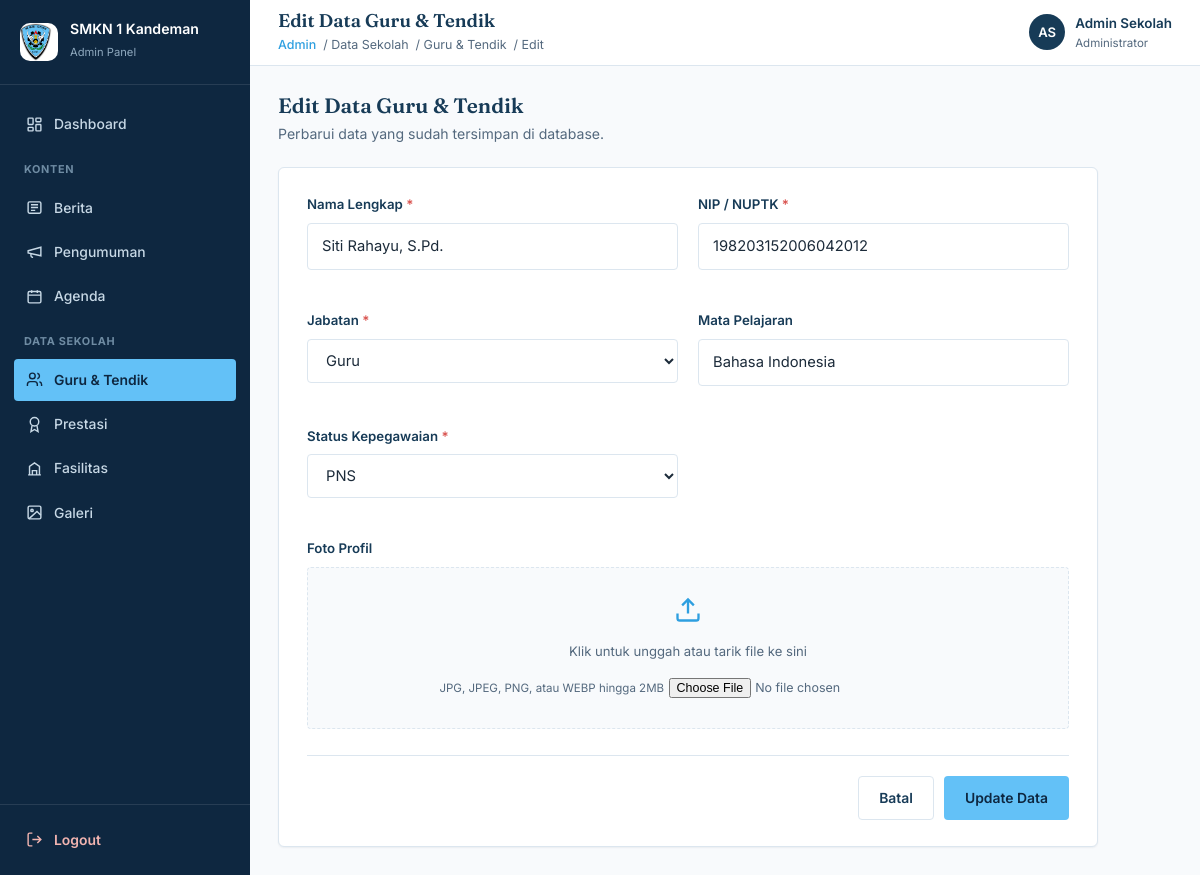
The page /admin/guru/edit.php?id=2 (signed in) on the database its author committed.
### tables this page shows
CREATE TABLE IF NOT EXISTS guru (
    id INT UNSIGNED AUTO_INCREMENT PRIMARY KEY,
    nama VARCHAR(150) NOT NULL,
    nip VARCHAR(50) DEFAULT NULL,
    jabatan ENUM('Kepala Sekolah','Guru','Tendik') NOT NULL DEFAULT 'Guru',
    mapel VARCHAR(100) DEFAULT NULL,
    status_kepegawaian ENUM('PNS','PPPK','Honorer') NOT NULL DEFAULT 'Honorer',
    foto VARCHAR(255) DEFAULT NULL,
    created_at TIMESTAMP DEFAULT CURRENT_TIMESTAMP,
    updated_at TIMESTAMP DEFAULT CURRENT_TIMESTAMP ON UPDATE CURRENT_TIMESTAMP
);

### admin/guru/edit.php (the view, shortened to what this page needs)
<?php
require_once '../../config/koneksi.php';
$id = isset($_GET['id']) ? intval($_GET['id']) : (isset($_POST['id']) ? intval($_POST['id']) : 0);
$errors = [];
if ($_SERVER['REQUEST_METHOD'] === 'POST') {
    $nama = trim($_POST['nama'] ?? '');
    $nip = trim($_POST['nip'] ?? '');
    $jabatan = trim($_POST['jabatan'] ?? '');
    $mapel = trim($_POST['mapel'] ?? '');
    $status_kepegawaian = trim($_POST['status_kepegawaian'] ?? '');
    $foto = handle_upload('foto', __DIR__ . '/../uploads/guru/', $_POST['old_foto'] ?? null);
    if ($nama === '') {
        $errors[] = 'Nama Lengkap wajib diisi.';
    }
    if ($nip === '') {
        $errors[] = 'NIP / NUPTK wajib diisi.';
    }
    if ($jabatan === '') {
        $errors[] = 'Jabatan wajib diisi.';
    }
    if ($status_kepegawaian === '') {
        $errors[] = 'Status Kepegawaian wajib diisi.';
    }
    if (empty($errors)) {
        $stmt = mysqli_prepare($koneksi, "UPDATE guru SET nama = ?, nip = ?, jabatan = ?, mapel = ?, status_kepegawaian = ?, foto = ? WHERE id = ?");
        mysqli_stmt_bind_param($stmt, "ssssssi", $nama, $nip, $jabatan, $mapel, $status_kepegawaian, $foto, $id);
        if (mysqli_stmt_execute($stmt)) {
            header('Location: index.php?msg=edit_sukses');
            exit;
        } else {
            $errors[] = 'Gagal memperbarui data: ' . mysqli_error($koneksi);
        }
    }
    $data = $_POST;
} else {
    $result = mysqli_query($koneksi, "SELECT * FROM guru WHERE id = " . $id . " LIMIT 1");
    $row = mysqli_fetch_assoc($result);
    $data = $row;
}
include '../includes/header.php';
include '../includes/sidebar.php';
?>
<div class="main-area">
    <?php include '../includes/topbar.php'; ?>
    <div class="content">
        <div class="page-head">
            <div>
                <h2>Edit Data Guru & Tendik</h2>
                <p>Perbarui data yang sudah tersimpan di database.</p>
            </div>
        </div>
        <form class="form-panel" action="edit.php?id=<?php echo $id; ?>" method="post" enctype="multipart/form-data" autocomplete="off">
            <div class="form-grid">
                <div class="form-group">
                    <label for="nama">Nama Lengkap <span style="color:var(--danger);">*</span></label>
                    <input type="text" id="nama" name="nama" class="field-input" placeholder="Masukkan nama lengkap beserta gelar" value="<?php echo htmlspecialchars($data['nama'] ?? ''); ?>" required>
                </div>
                <div class="form-group">
                    <label for="nip">NIP / NUPTK <span style="color:var(--danger);">*</span></label>
                    <input type="text" id="nip" name="nip" class="field-input" placeholder="Masukkan NIP atau NUPTK" value="<?php echo htmlspecialchars($data['nip'] ?? ''); ?>" required>
                </div>
                <div class="form-group">
                    <label for="jabatan">Jabatan <span style="color:var(--danger);">*</span></label>
                    <select id="jabatan" name="jabatan" class="field-input" required>
                        <option value="Guru" <?php echo ((($data['jabatan'] ?? '')) === 'Guru') ? 'selected' : ''; ?>>Guru</option>
                    </select>
                </div>
                <div class="form-group">
                    <label for="mapel">Mata Pelajaran</label>
                    <input type="text" id="mapel" name="mapel" class="field-input" placeholder="Contoh: Matematika (kosongkan jika tendik)" value="<?php echo htmlspecialchars($data['mapel'] ?? ''); ?>">
                </div>
                <div class="form-group">
                    <label for="status_kepegawaian">Status Kepegawaian <span style="color:var(--danger);">*</span></label>
                    <select id="status_kepegawaian" name="status_kepegawaian" class="field-input" required>
                        <option value="PNS" <?php echo ((($data['status_kepegawaian'] ?? '')) === 'PNS') ? 'selected' : ''; ?>>PNS</option>
                    </select>
                </div>
                <div class="form-group full">
                    <label>Foto Profil</label>
                    <div class="upload-box">
                        <svg viewBox="0 0 24 24" fill="none" stroke="currentColor" stroke-width="2"><path d="M21 15v4a2 2 0 0 1-2 2H5a2 2 0 0 1-2-2v-4"/><path d="M17 8l-5-5-5 5"/><path d="M12 3v12"/></svg>
                        <p>Klik untuk unggah atau tarik file ke sini</p>
                        <span>JPG, JPEG, PNG, atau WEBP hingga 2MB</span>
                        <input type="file" name="foto" accept=".jpg,.jpeg,.png,.webp" style="margin-top:12px;font-size:.78rem;">
                    </div>
                </div>
            </div>
            <div class="form-actions">
                <a href="index.php" class="btn btn-outline">Batal</a>
                <button type="submit" class="btn btn-primary">Update Data</button>
            </div>
        </form>
    </div>
<?php include '../includes/footer.php'; ?>

### admin/assets/css/admin.css (style rules this page uses)
:root { --navy:#173B57; --navy-dark:#0E2740; --navy-soft:#2C5578; --sky:#63C1F7; --sky-dark:#2E9FE0; --bg:#F8FAFC; --white:#FFFFFF; --ink:#1C2B3A; --text-secondary:#54697E; --border:#DCE6EF; --shadow: 0 1px 2px rgba(15,39,64,.06); --shadow-md: 0 4px 14px rgba(15,39,64,.08); --radius-lg: 6px; --radius-md: 4px; --danger:#D9534F; --danger-soft:#FBEAE9; --success:#2E9E5B; --success-soft:#E7F6ED; --warning:#C98A1F; --warning-soft:#FBF3E3; --sidebar-w: 250px; --topbar-h: 66px; }
* { box-sizing:border-box; }
button,input,textarea,select { font:inherit; }
button { margin:0;cursor:pointer; }
html { scroll-behavior:smooth; }
body { margin:0; font-family:'Inter',Arial,sans-serif; color:var(--ink); background:var(--bg); line-height:1.6; -webkit-font-smoothing:antialiased; }
h1,h2,h3,h4 { font-family:'Fraunces',Georgia,serif; color:var(--navy); margin:0; line-height:1.2; font-weight:600; }
p { margin:0; }
a { color:inherit;text-decoration:none; }
.field-input { width:100%; padding:11px 14px; border:1.5px solid var(--border); border-radius:var(--radius-md); background:var(--white); font-size:.92rem; color:var(--ink); transition:border-color .15s ease; }
.btn { display:inline-flex;align-items:center;justify-content:center;gap:8px; padding:10px 20px;border-radius:var(--radius-md); font-weight:600;font-size:.87rem; border:1.5px solid transparent;cursor:pointer; transition:background .15s ease, color .15s ease, border-color .15s ease; white-space:nowrap; }
.btn-primary { background:var(--sky);color:var(--navy-dark); }
.btn-outline { border-color:var(--border);color:var(--navy);background:var(--white); }
.main-area { flex:1; margin-left:var(--sidebar-w); display:flex; flex-direction:column; min-width:0; }
.content { padding:28px;flex:1; }
.page-head { display:flex;align-items:flex-start;justify-content:space-between; flex-wrap:wrap;gap:14px; margin-bottom:22px; }
.page-head h2 { font-size:1.3rem; }
.page-head p { color:var(--text-secondary);font-size:.88rem;margin-top:4px; }
.form-panel { background:var(--white);border:1px solid var(--border);border-radius:var(--radius-lg); box-shadow:var(--shadow);padding:26px 28px;max-width:820px; }
.form-grid { display:grid;grid-template-columns:1fr 1fr;gap:20px; }
.form-group { margin-bottom:20px; }
.form-group.full { grid-column:1/-1; }
.form-group label { display:block;font-size:.83rem;font-weight:600;color:var(--navy);margin-bottom:7px; }
.upload-box { border:1.5px dashed var(--border);border-radius:var(--radius-md); padding:28px 16px;text-align:center;color:var(--text-secondary); background:var(--bg); }
.upload-box svg { width:28px;height:28px;stroke:var(--sky-dark);margin:0 auto 10px; }
.upload-box p { font-size:.82rem;margin-bottom:4px; }
.upload-box span { font-size:.72rem; }
.form-actions { display:flex;gap:10px;justify-content:flex-end; margin-top:6px;padding-top:20px;border-top:1px solid var(--border); }

### rows shown on the page
guru: nama "Siti Rahayu, S.Pd.", nip "198203152006042012", jabatan "Guru", mapel "Bahasa Indonesia", status_kepegawaian "PNS"

### other values the page prints
$pageTitle "Edit Data Guru & Tendik"
$crumb "Data Sekolah"
$crumb "Guru & Tendik"
$crumb "Edit"
$initials "AS"
$adminNama "Admin Sekolah"
